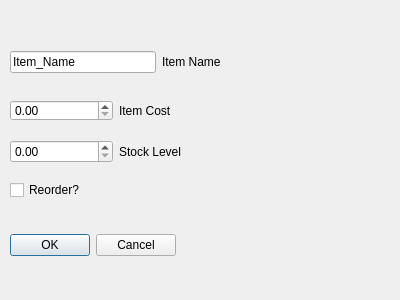
<?xml version="1.0" encoding="UTF-8"?>
<ui version="4.0">
 <class>EditItemDialog</class>
 <widget class="QDialog" name="EditItemDialog">
  <property name="geometry">
   <rect>
    <x>0</x>
    <y>0</y>
    <width>400</width>
    <height>300</height>
   </rect>
  </property>
  <property name="windowTitle">
   <string>Dialog</string>
  </property>
  <widget class="QCheckBox" name="reorder">
   <property name="geometry">
    <rect>
     <x>10</x>
     <y>180</y>
     <width>81</width>
     <height>20</height>
    </rect>
   </property>
   <property name="text">
    <string>Reorder?</string>
   </property>
  </widget>
  <widget class="QWidget" name="">
   <property name="geometry">
    <rect>
     <x>10</x>
     <y>230</y>
     <width>310</width>
     <height>30</height>
    </rect>
   </property>
   <layout class="QHBoxLayout" name="horizontalLayout_4">
    <item>
     <widget class="QDialogButtonBox" name="buttonBox">
      <property name="orientation">
       <enum>Qt::Horizontal</enum>
      </property>
      <property name="standardButtons">
       <set>QDialogButtonBox::Cancel|QDialogButtonBox::Ok</set>
      </property>
     </widget>
    </item>
    <item>
     <spacer name="horizontalSpacer">
      <property name="orientation">
       <enum>Qt::Horizontal</enum>
      </property>
      <property name="sizeHint" stdset="0">
       <size>
        <width>108</width>
        <height>25</height>
       </size>
      </property>
     </spacer>
    </item>
   </layout>
  </widget>
  <widget class="QWidget" name="">
   <property name="geometry">
    <rect>
     <x>10</x>
     <y>140</y>
     <width>211</width>
     <height>24</height>
    </rect>
   </property>
   <layout class="QHBoxLayout" name="horizontalLayout_3">
    <item>
     <widget class="QDoubleSpinBox" name="stockLevel"/>
    </item>
    <item>
     <widget class="QLabel" name="label_3">
      <property name="text">
       <string>Stock Level</string>
      </property>
     </widget>
    </item>
   </layout>
  </widget>
  <widget class="QWidget" name="">
   <property name="geometry">
    <rect>
     <x>10</x>
     <y>100</y>
     <width>211</width>
     <height>21</height>
    </rect>
   </property>
   <layout class="QHBoxLayout" name="horizontalLayout_2">
    <item>
     <widget class="QDoubleSpinBox" name="unitCost"/>
    </item>
    <item>
     <widget class="QLabel" name="label_2">
      <property name="text">
       <string>Item Cost</string>
      </property>
     </widget>
    </item>
   </layout>
  </widget>
  <widget class="QWidget" name="">
   <property name="geometry">
    <rect>
     <x>10</x>
     <y>50</y>
     <width>211</width>
     <height>24</height>
    </rect>
   </property>
   <layout class="QHBoxLayout" name="horizontalLayout">
    <item>
     <widget class="QLineEdit" name="name_2">
      <property name="text">
       <string>Item_Name</string>
      </property>
     </widget>
    </item>
    <item>
     <widget class="QLabel" name="name">
      <property name="text">
       <string>Item Name</string>
      </property>
     </widget>
    </item>
   </layout>
  </widget>
 </widget>
 <resources/>
 <connections>
  <connection>
   <sender>buttonBox</sender>
   <signal>accepted()</signal>
   <receiver>EditItemDialog</receiver>
   <slot>accept()</slot>
   <hints>
    <hint type="sourcelabel">
     <x>248</x>
     <y>254</y>
    </hint>
    <hint type="destinationlabel">
     <x>157</x>
     <y>274</y>
    </hint>
   </hints>
  </connection>
  <connection>
   <sender>buttonBox</sender>
   <signal>rejected()</signal>
   <receiver>EditItemDialog</receiver>
   <slot>reject()</slot>
   <hints>
    <hint type="sourcelabel">
     <x>316</x>
     <y>260</y>
    </hint>
    <hint type="destinationlabel">
     <x>286</x>
     <y>274</y>
    </hint>
   </hints>
  </connection>
 </connections>
</ui>
